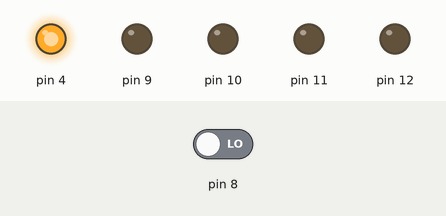
Simulated run of this sketch. Board: Arduino Uno, built with avr-gcc and run on an emulated ATmega328P. Shown: output pins drawn as LEDs (lit = HIGH). The test bench sets the inputs (shaded band); at power-on: pin 8 LOW.

Above: at 1.2 s.
1.3 s: pin 8 driven HIGH
At 2.5 s:
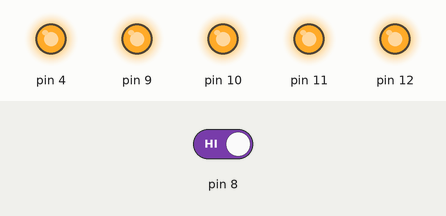
2.8 s: pin 8 driven LOW
At 3.8 s:
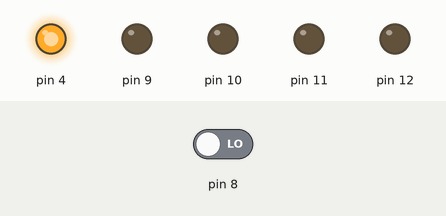
Timing chart, 0 to 5.8 s (numbered marks = the images above; inputs shaded):
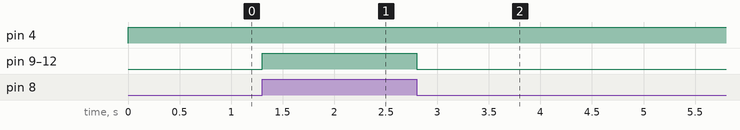

Measured:
- after the input at 1.3 s, pin 9–12: LOW → HIGH at once
- after the input at 2.8 s, pin 9–12: HIGH → LOW at once

The sketch:

RC_drone_light_Nano.ino
```cpp
void setup(){ //Start the pins
  pinMode(4, OUTPUT);
  pinMode(12, OUTPUT);
  pinMode(11, OUTPUT);
  pinMode(10, OUTPUT);
  pinMode(9, OUTPUT);
  pinMode(8, INPUT);
}

void loop(){
  if(digitalRead(8) == HIGH){ // if the input on pin 8 is high, send high output on pin 12, 11, 10, 9.
    digitalWrite(12, HIGH);
    digitalWrite(11, HIGH);
    digitalWrite(10, HIGH);
    digitalWrite(9, HIGH);
  }
  else{
    digitalWrite(12, LOW);
    digitalWrite(11, LOW);
    digitalWrite(10, LOW);
    digitalWrite(9, LOW);
  }
  digitalWrite(4,HIGH); //Use this to power on the RC Reciver

}
```
